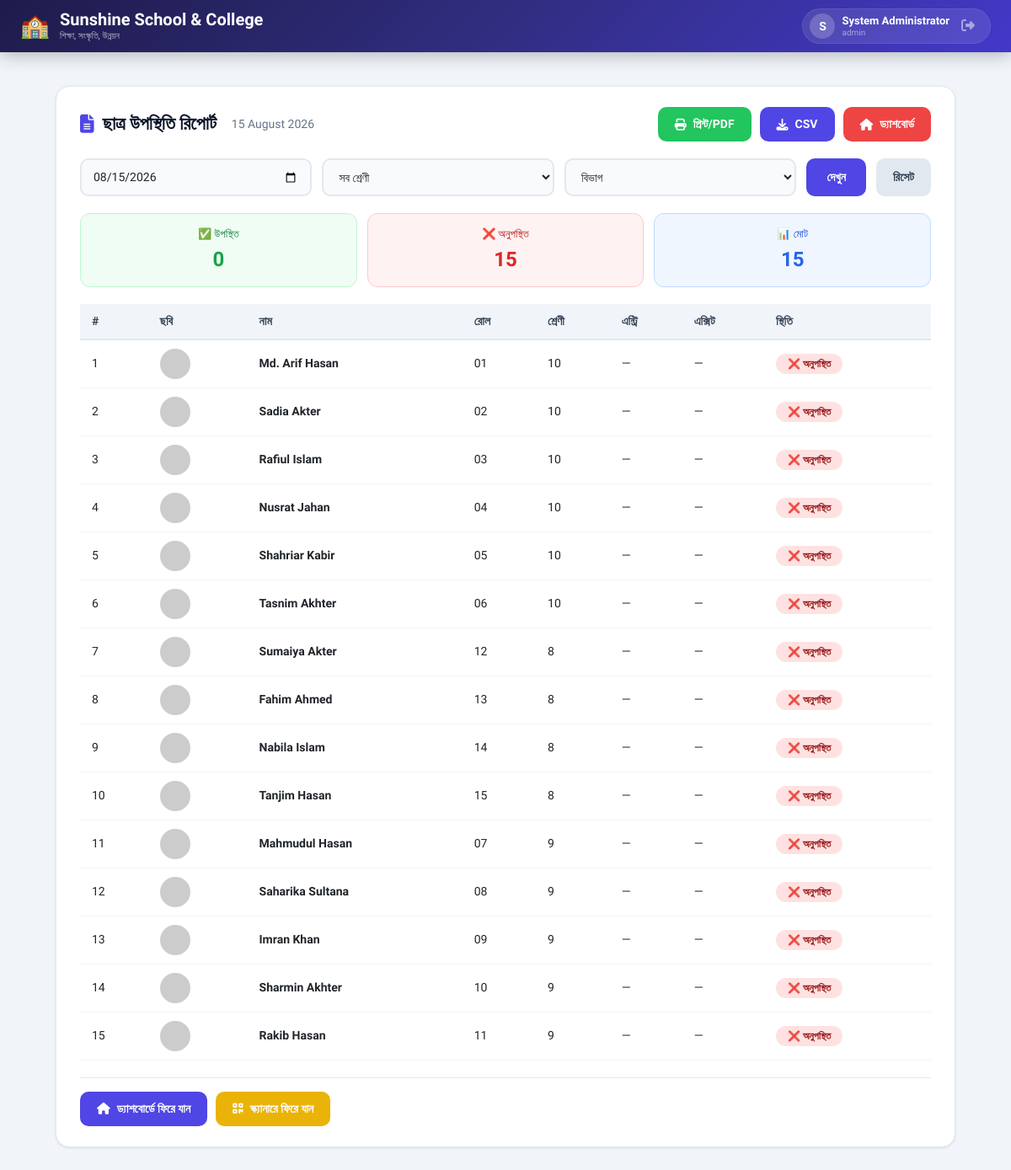
/admin/attendance/report.php (signed in), run on the app's committed database.
### tables this page shows
CREATE TABLE `students` (
  `id` int(11) NOT NULL AUTO_INCREMENT,
  `student_id` varchar(20) DEFAULT NULL,
  `name` varchar(100) NOT NULL,
  `father_name` varchar(100) DEFAULT NULL,
  `mother_name` varchar(100) DEFAULT NULL,
  `date_of_birth` date DEFAULT NULL,
  `gender` enum('Male','Female','Other') DEFAULT NULL,
  `address` text DEFAULT NULL,
  `phone` varchar(20) DEFAULT NULL,
  `guardian_phone` varchar(20) DEFAULT NULL,
  `email` varchar(100) DEFAULT NULL,
  `class` varchar(20) NOT NULL,
  `section` varchar(20) DEFAULT NULL,
  `roll` varchar(20) NOT NULL,
  `group_name` varchar(50) DEFAULT NULL,
  `blood_group` varchar(10) DEFAULT NULL,
  `card_id` varchar(50) NOT NULL,
  `photo_path` varchar(255) DEFAULT 'uploads/default.jpg',
  `admission_date` date DEFAULT NULL,
  `status` enum('active','inactive','graduated') DEFAULT 'active',
  `created_at` timestamp NOT NULL DEFAULT current_timestamp(),
  PRIMARY KEY (`id`),
  UNIQUE KEY `card_id` (`card_id`),
  UNIQUE KEY `roll` (`roll`),
  KEY `student_id` (`student_id`)
);

### config/db.php (called while the page is built, shortened)
<?php
function getRole() {
    return $_SESSION['role'] ?? null;
}
function getFullName() {
    return $_SESSION['full_name'] ?? 'User';
}
?>

### admin/attendance/report.php (the view, shortened to what this page needs)
<?php
require_once '../../config/db.php';
$date = $_GET['date'] ?? date('Y-m-d');
$class = $_GET['class'] ?? '';
$sql = "SELECT s.id, s.name, s.roll, s.class, s.group_name, s.photo_path, s.guardian_phone,
        CASE WHEN a.id IS NOT NULL THEN 'present' ELSE 'absent' END as status,
        a.time_in as entry_time, a.time_out as exit_time
        FROM students s
        LEFT JOIN attendance a ON s.id = a.student_id AND a.date = :date
        WHERE s.status = 'active'";
$params = [':date' => $date];
$sql .= " ORDER BY s.class, s.roll";
$stmt = $conn->prepare($sql);
foreach ($params as $key => $value) {
    $stmt->bindValue($key, $value);
}
$stmt->execute();
$attendance = $stmt->fetchAll();
$present_count = count(array_filter($attendance, fn($row) => $row['status'] === 'present'));
$absent_count = count($attendance) - $present_count;
$total_count = count($attendance);
?>
<?php include '../../includes/header.php'; ?>
<div class="report-container">
    <div class="report-card">
        <div class="report-header">
            <h2>
                <i class="fas fa-file-alt"></i> ছাত্র উপস্থিতি রিপোর্ট
                <span class="date-label"><?php echo date('d F Y', strtotime($date)); ?></span>
            </h2>
            <div class="btn-group">
                <a href="print_report.php?date=<?php echo urlencode($date); ?>&type=student" target="_blank" class="btn-custom btn-print">
                    <i class="fas fa-print"></i> প্রিন্ট/PDF
                </a>
                <a href="download_report.php?date=<?php echo urlencode($date); ?>&type=student" class="btn-custom btn-csv">
                    <i class="fas fa-download"></i> CSV
                </a>
                <a href="../home.php" class="btn-custom btn-back-home">
                    <i class="fas fa-home"></i> ড্যাশবোর্ড
                </a>
            </div>
        </div>
        <form method="GET" class="filter-form">
            <input type="date" name="date" value="<?php echo htmlspecialchars($date); ?>">
            <select name="class">
                <option value="">সব শ্রেণী</option>
            </select>
            <select name="section" <?php echo ($class >= 9 && $class <= 12) ? '' : 'disabled'; ?>>
                <option value="">বিভাগ</option>
            </select>
            <button type="submit">দেখুন</button>
            <a href="report.php" class="btn-custom" style="background:#e2e8f0;color:#334155;text-decoration:none;display:inline-flex;align-items:center;gap:6px;padding:10px 20px;border-radius:10px;font-weight:600;font-size:14px;">রিসেট</a>
        </form>
        <div class="stats-grid">
            <div class="stat-box present">
                <div class="label">✅ উপস্থিত</div>
                <div class="number"><?php echo $present_count; ?></div>
            </div>
            <div class="stat-box absent">
                <div class="label">❌ অনুপস্থিত</div>
                <div class="number"><?php echo $absent_count; ?></div>
            </div>
            <div class="stat-box total">
                <div class="label">📊 মোট</div>
                <div class="number"><?php echo $total_count; ?></div>
            </div>
        </div>
        <?php if ($total_count > 0): ?>
        <div class="table-container">
            <table class="table-custom" id="reportTable">
                <thead>
                    <tr>
                        <th>#</th>
                        <th>ছবি</th>
                        <th>নাম</th>
                        <th>রোল</th>
                        <th>শ্রেণী</th>
                        <th>এন্ট্রি</th>
                        <th>এক্সিট</th>
                        <th>স্থিতি</th>
                    </tr>
                </thead>
                <tbody>
                    <?php foreach ($attendance as $index => $row): ?>
                    <tr>
                        <td><?php echo $index + 1; ?></td>
                        <td>
                            <img src="../../<?php echo htmlspecialchars($row['photo_path'] ?? 'uploads/default.jpg'); ?>"
                                 class="avatar"
                                 onerror="this.src='https://ui-avatars.com/api/?name=<?php echo urlencode($row['name']); ?>&background=4f46e5&color=fff&size=36'">
                        </td>
                        <td><strong><?php echo htmlspecialchars($row['name']); ?></strong></td>
                        <td><?php echo htmlspecialchars($row['roll']); ?></td>
                        <td><?php echo htmlspecialchars($row['class']); ?></td>
                        <td><?php echo $row['entry_time'] ? date('h:i:s A', strtotime($row['entry_time'])) : '—'; ?></td>
                        <td><?php echo $row['exit_time'] ? date('h:i:s A', strtotime($row['exit_time'])) : '—'; ?></td>
                        <td>
                            <?php if ($row['status'] === 'present'): ?>
                                <span class="status-badge status-present">✅ উপস্থিত</span>
                            <?php else: ?>
                                <span class="status-badge status-absent">❌ অনুপস্থিত</span>
                            <?php endif; ?>
                        </td>
                    </tr>
                    <?php endforeach; ?>
                </tbody>
            </table>
        </div>
        <?php endif; ?>
        <div class="back-home-wrapper">
            <a href="../home.php" class="btn-custom" style="background:#4f46e5;color:white;">
                <i class="fas fa-home"></i> ড্যাশবোর্ডে ফিরে যান
            </a>
            <a href="index.php" class="btn-custom" style="background:#eab308;color:white;">
                <i class="fas fa-qrcode"></i> স্ক্যানারে ফিরে যান
            </a>
        </div>
    </div>
</div>
<?php include '../../includes/footer.php'; ?>

### includes/header.php (shortened to what this page needs)
<!DOCTYPE html>
<html lang="bn">
<head>
    <link href="https://cdn.jsdelivr.net/npm/bootstrap@5.3.0/dist/css/bootstrap.min.css" rel="stylesheet">
    <link rel="stylesheet" href="https://cdnjs.cloudflare.com/ajax/libs/font-awesome/6.4.0/css/all.min.css">
    <script src="https://cdn.tailwindcss.com"></script>
</head>
<body>
<nav class="top-nav">
    <a href="../admin/home.php" class="brand">
        <span class="icon">🏫</span>
        <div>
            <div class="brand-name"><?php echo defined('SITE_NAME') ? SITE_NAME : 'School'; ?></div>
            <span class="brand-sub"><?php echo defined('SITE_SLOGAN') ? SITE_SLOGAN : ''; ?></span>
        </div>
    </a>
    <div class="nav-links">
        <div class="user-badge">
            <div class="avatar">
                <?php
                $fullName = function_exists('getFullName') ? getFullName() : 'User';
                echo strtoupper(substr($fullName, 0, 1));
                ?>
            </div>
            <div class="user-info">
                <span class="user-name"><?php echo htmlspecialchars($fullName); ?></span>
                <span class="user-role"><?php echo function_exists('getRole') ? htmlspecialchars(getRole() ?? 'staff') : 'staff'; ?></span>
            </div>
            <a href="../admin/auth/logout.php" class="logout-link" title="লগআউট">
                <i class="fas fa-sign-out-alt"></i>
            </a>
        </div>
    </div>
</nav>
<div class="main-content">

### includes/footer.php (shortened to what this page needs)
    </div>
</body>
</html>

### includes/header.php (style rules this page uses)
* { font-family: 'Hind Siliguri', 'Segoe UI', sans-serif; box-sizing: border-box; }
body { background: #f1f5f9; margin: 0; padding: 0; min-height: 100vh; }
.top-nav { background: linear-gradient(135deg, #1e1b4b 0%, #312e81 50%, #4338ca 100%); padding: 10px 24px; display: flex; justify-content: space-between; align-items: center; flex-wrap: wrap; gap: 10px; box-shadow: 0 4px 20px rgba(0,0,0,0.25); position: sticky; top: 0; z-index: 1000; }
.top-nav .brand { display: flex; align-items: center; gap: 12px; color: white; text-decoration: none; }
.top-nav .brand .icon { font-size: 28px; }
.top-nav .brand .brand-name { font-size: 20px; font-weight: 700; margin: 0; line-height: 1.2; }
.top-nav .brand .brand-sub { font-size: 11px; opacity: 0.7; display: block; font-weight: 400; }
.top-nav .nav-links { display: flex; align-items: center; gap: 6px; flex-wrap: wrap; }
.top-nav .user-badge { display: flex; align-items: center; gap: 8px; padding: 4px 12px 4px 8px; background: rgba(255,255,255,0.1); border-radius: 30px; border: 1px solid rgba(255,255,255,0.08); margin-left: 4px; }
.top-nav .user-badge .avatar { width: 30px; height: 30px; border-radius: 50%; background: rgba(255,255,255,0.2); display: flex; align-items: center; justify-content: center; font-weight: 700; color: white; font-size: 14px; }
.top-nav .user-badge .user-info { display: flex; flex-direction: column; line-height: 1.2; }
.top-nav .user-badge .user-name { color: white; font-size: 13px; font-weight: 600; }
.top-nav .user-badge .user-role { color: rgba(255,255,255,0.5); font-size: 10px; }
.top-nav .user-badge .logout-link { color: rgba(255,255,255,0.5); padding: 4px 6px; border-radius: 6px; transition: all 0.3s ease; text-decoration: none; font-size: 16px; }
.main-content { max-width: 1200px; margin: 0 auto; padding: 20px 16px; }
.btn-back-home { display: inline-flex; align-items: center; gap: 8px; padding: 10px 24px; border-radius: 10px; font-weight: 600; font-size: 14px; text-decoration: none; background: #4f46e5; color: white; transition: all 0.3s ease; border: none; cursor: pointer; }
.back-home-wrapper { margin-top: 20px; padding-top: 16px; border-top: 1px solid #e2e8f0; display: flex; flex-wrap: wrap; gap: 10px; }

### data on the page
students: name "Md. Arif Hasan", roll "01", class "10"
students: name "Sadia Akter", roll "02", class "10"
students: name "Rafiul Islam", roll "03", class "10"
students: name "Nusrat Jahan", roll "04", class "10"
students: name "Shahriar Kabir", roll "05", class "10"
students: name "Tasnim Akhter", roll "06", class "10"
students: name "Sumaiya Akter", roll "12", class "8"
students: name "Fahim Ahmed", roll "13", class "8"
students: name "Nabila Islam", roll "14", class "8"
students: name "Tanjim Hasan", roll "15", class "8"
students: name "Mahmudul Hasan", roll "07", class "9"
students: name "Saharika Sultana", roll "08", class "9"
students: name "Imran Khan", roll "09", class "9"
students: name "Sharmin Akhter", roll "10", class "9"
students: name "Rakib Hasan", roll "11", class "9"

### other printed values
SITE_NAME "Sunshine School & College"
SITE_SLOGAN "শিক্ষা, সংস্কৃতি, উন্নয়ন"
substr($fullName, 0, 1) "S"
$fullName "System Administrator"
getRole() "admin"
date('d F Y', strtotime($date)) "15 August 2026"
$present_count "0"
$absent_count "15"
$total_count "15"
